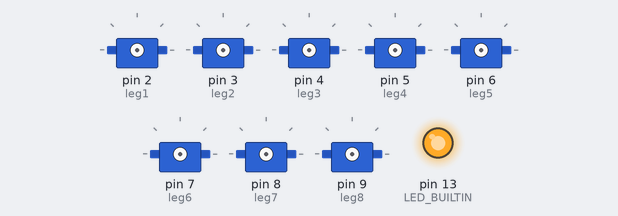
A sketch run on a simulated Arduino Uno, built with avr-gcc and run on an emulated ATmega328P. On the bench: 8 × servo, output pins drawn as LEDs (lit = HIGH).

Above: at 0.1 s.
At 2.6 s:
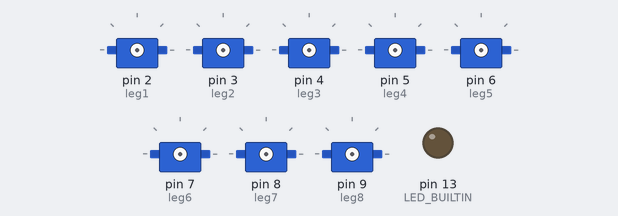
At 3.1 s:
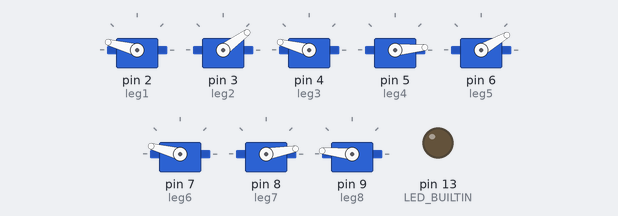
At 4.0 s:
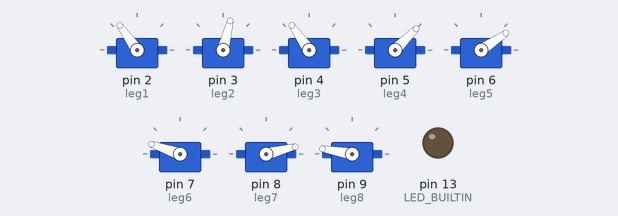
At 4.9 s:
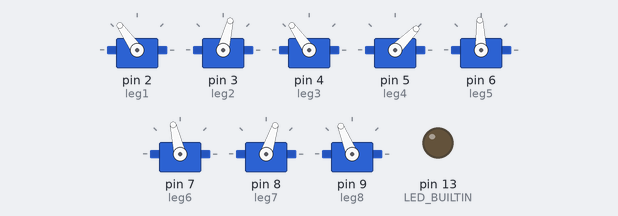
At 5.7 s:
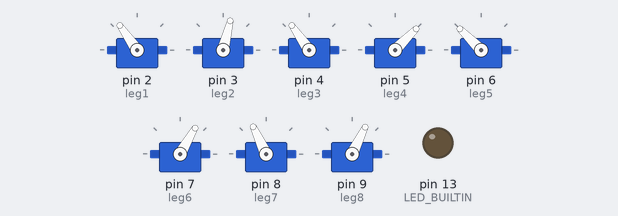
Timing chart, 0 to 7.2 s (numbered marks = the images above):
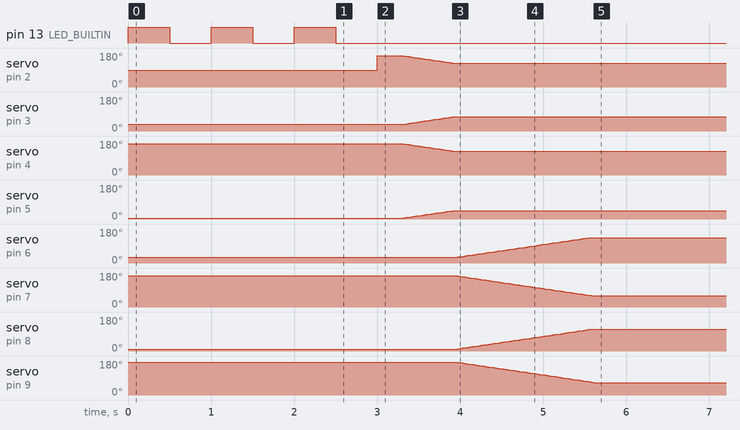

The sketch:

Cord_initialize.ino
```cpp
#include <Servo.h>

// initialize servos
Servo leg1;
Servo leg2;
Servo leg3;
Servo leg4;
Servo leg5;
Servo leg6;
Servo leg7;
Servo leg8;

// Define initial angles for each leg
int initialAngles[8] = {165, 36, 165, 5, 30, 165, 10, 174};

// Define standby angles for each leg (0~3) add 45, (4~7) add 110 angle (leg 8 subtract extra 5)
int standbyAngles[8] = {125, 76, 125, 45, 135, 60, 115, 64};

// Function to gradually move a servo to a target angle
void moveServoSmooth(Servo &servo, int startAngle, int endAngle) {
  if (startAngle < endAngle) {
    for (int angle = startAngle; angle <= endAngle; angle++) {
      servo.write(angle);
      delay(15);  // Adjust the delay for speed (smaller value = faster movement)
    }
  } else {
    for (int angle = startAngle; angle >= endAngle; angle--) {
      servo.write(angle);
      delay(15);  // Adjust the delay for speed (smaller value = faster movement)
    }
  }
}

void setup() {
  // Blink LED 3 times to check if the program is running
  pinMode(LED_BUILTIN, OUTPUT);
  for (int i = 0; i < 3; i++) {
    digitalWrite(LED_BUILTIN, HIGH);
    delay(500);
    digitalWrite(LED_BUILTIN, LOW);
    delay(500);
  }

  // Attach servo to corresponding pin
  leg1.attach(2);
  leg1.write(initialAngles[0]);

  leg2.attach(3);
  leg2.write(initialAngles[1]);

  leg3.attach(4);
  leg3.write(initialAngles[2]);

  leg4.attach(5);
  leg4.write(initialAngles[3]);

  leg5.attach(6);
  leg5.write(initialAngles[4]);

  leg6.attach(7);
  leg6.write(initialAngles[5]);

  leg7.attach(8);
  leg7.write(initialAngles[6]);

  leg8.attach(9);
  leg8.write(initialAngles[7]);

  delay(300);

  // Move servos for legs 1 to 4 to the standby positions
  int maxSteps = 0;
  for (int i = 0; i < 4; i++) {
    int steps = abs(standbyAngles[i] - initialAngles[i]);
    if (steps > maxSteps) {
      maxSteps = steps;
    }
  }

  for (int step = 0; step <= maxSteps; step++) {
    if (step <= abs(standbyAngles[0] - initialAngles[0])) {
      leg1.write(map(step, 0, abs(standbyAngles[0] - initialAngles[0]), initialAngles[0], standbyAngles[0]));
    }
    if (step <= abs(standbyAngles[1] - initialAngles[1])) {
      leg2.write(map(step, 0, abs(standbyAngles[1] - initialAngles[1]), initialAngles[1], standbyAngles[1]));
    }
    if (step <= abs(standbyAngles[2] - initialAngles[2])) {
      leg3.write(map(step, 0, abs(standbyAngles[2] - initialAngles[2]), initialAngles[2], standbyAngles[2]));
    }
    if (step <= abs(standbyAngles[3] - initialAngles[3])) {
      leg4.write(map(step, 0, abs(standbyAngles[3] - initialAngles[3]), initialAngles[3], standbyAngles[3]));
    }
    delay(15);  // Adjust the delay for speed (smaller value = faster movement)
  }

  // Move servos for legs 5 to 8 to the standby positions
  maxSteps = 0;
  for (int i = 4; i < 8; i++) {
    int steps = abs(standbyAngles[i] - initialAngles[i]);
    if (steps > maxSteps) {
      maxSteps = steps;
    }
  }

  for (int step = 0; step <= maxSteps; step++) {
    if (step <= abs(standbyAngles[4] - initialAngles[4])) {
      leg5.write(map(step, 0, abs(standbyAngles[4] - initialAngles[4]), initialAngles[4], standbyAngles[4]));
    }
    if (step <= abs(standbyAngles[5] - initialAngles[5])) {
      leg6.write(map(step, 0, abs(standbyAngles[5] - initialAngles[5]), initialAngles[5], standbyAngles[5]));
    }
    if (step <= abs(standbyAngles[6] - initialAngles[6])) {
      leg7.write(map(step, 0, abs(standbyAngles[6] - initialAngles[6]), initialAngles[6], standbyAngles[6]));
    }
    if (step <= abs(standbyAngles[7] - initialAngles[7])) {
      leg8.write(map(step, 0, abs(standbyAngles[7] - initialAngles[7]), initialAngles[7], standbyAngles[7]));
    }
    delay(15);  // Adjust the delay for speed (smaller value = faster movement)
  }
}

void loop() {
}
```
